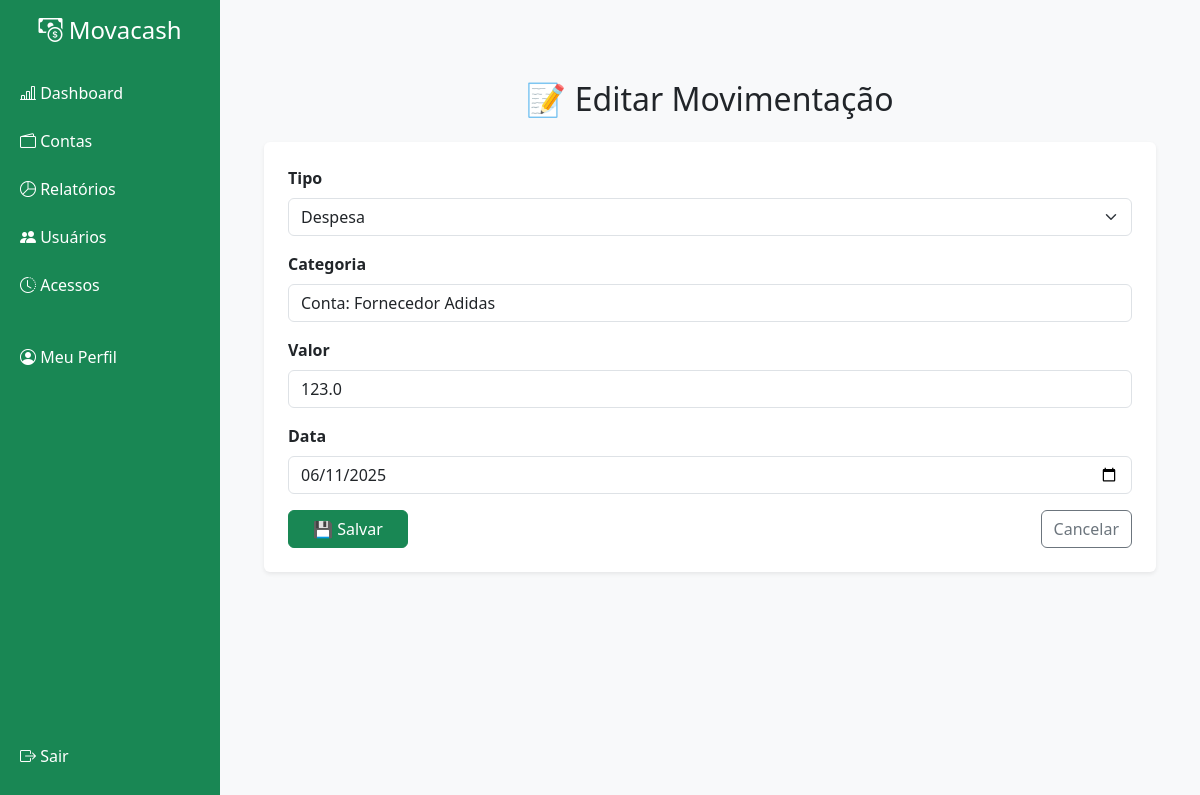
The app's page /editar-movimentacao/12 (signed in) with its own data.
### app/models.py (models this page shows)
class Movimentacao(db.Model):
    __tablename__ = 'movimentacoes'
    id = db.Column(db.Integer, primary_key=True)
    tipo = db.Column(db.String(10), nullable=False)  # receita ou despesa
    categoria = db.Column(db.String(50), nullable=False)
    valor = db.Column(db.Float, nullable=False)
    data = db.Column(db.Date, nullable=False)
    usuario_id = db.Column(db.Integer, db.ForeignKey('usuarios.id'), nullable=False)

### app/routes.py (the view, shortened to what this page needs)
@bp.route("/editar-movimentacao/<int:id>", methods=["GET", "POST"])
@login_obrigatorio
def editar_movimentacao(id):
    movimentacao = Movimentacao.query.get(id)
    return render_template("editar_movimentacao.html", m=movimentacao)

### app/utils.py (called while the page is built)
def login_obrigatorio(f):
    @wraps(f)
    def decorated_function(*args, **kwargs):
        if 'usuario_id' not in session:
            return redirect(url_for('main.login'))
        return f(*args, **kwargs)
    return decorated_function

### app/templates/editar_movimentacao.html (shortened to what this page needs)
{% extends 'base.html' %}
{% block content %}
<div class="container mt-5">
    <h2 class="mb-4 text-center text-dark">📝 Editar Movimentação</h2>
    <div class="card shadow-sm p-4 border-0 rounded">
        <form method="POST">
            <div class="mb-3">
                <label for="tipo" class="form-label fw-bold">Tipo</label>
                <select class="form-select" id="tipo" name="tipo" required>
                    <option value="despesa" {% if m.tipo == 'despesa' %}selected{% endif %}>Despesa</option>
                </select>
            </div>
            <div class="mb-3">
                <label for="categoria" class="form-label fw-bold">Categoria</label>
                <input type="text" class="form-control" id="categoria" name="categoria" value="{{ m.categoria }}" required>
            </div>
            <div class="mb-3">
                <label for="valor" class="form-label fw-bold">Valor</label>
                <input type="number" class="form-control" id="valor" name="valor" step="0.01" value="{{ m.valor }}" required>
            </div>
            <div class="mb-3">
                <label for="data" class="form-label fw-bold">Data</label>
                <input type="date" class="form-control" id="data" name="data" value="{{ m.data }}" required>
            </div>
            <div class="d-flex justify-content-between">
                <button type="submit" class="btn btn-success px-4">
                    💾 Salvar
                </button>
                <a href="{{ url_for('main.dashboard') }}" class="btn btn-outline-secondary">
                    Cancelar
                </a>
            </div>
        </form>
    </div>
</div>
{% endblock %}

### app/templates/base.html (style rules this page uses)
body { background-color: #f8f9fa; }

### records on screen
Movimentacao: tipo "Despesa", categoria "Conta: Fornecedor Adidas", valor "123.0", data "06/11/2025"
